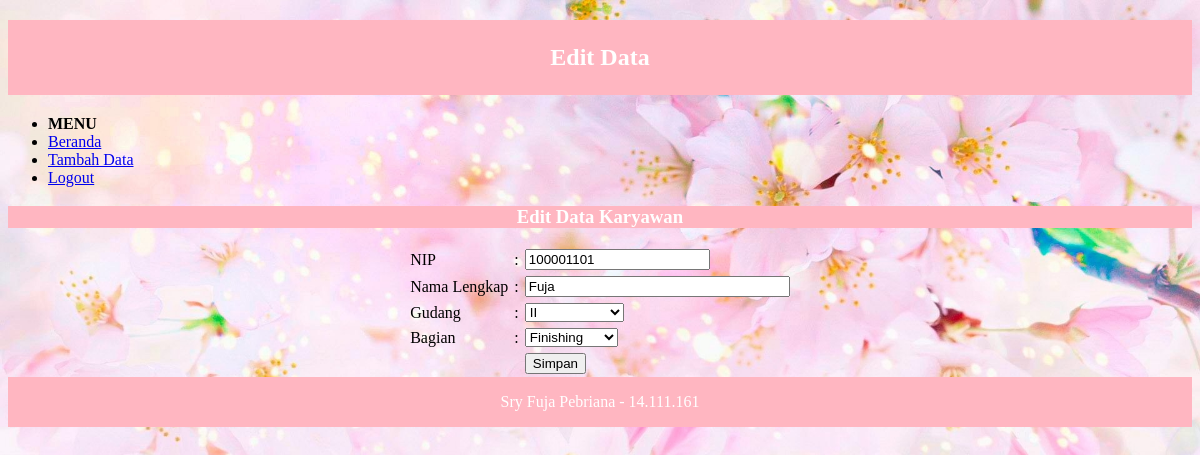
Page /karyawan/edit.php?id=1 on the committed database.
### tables this page shows
CREATE TABLE `datakaryawan` (
  `karyawan_id` int(11) NOT NULL,
  `karyawan_nip` int(20) NOT NULL,
  `karyawan_nama` varchar(20) NOT NULL,
  `karyawan_gudang` varchar(32) NOT NULL,
  `karyawan_bagian` varchar(30) NOT NULL
);

### karyawan/edit.php (the view, shortened to what this page needs)
<!DOCTYPE html>
<html>
<head>
</head>
<body>
	<h2>Edit Data</h2>
	<nav>
				<ul>
					<li><b>MENU</b></li>
					<li><a href="index.php">Beranda</a></li>
					<li><a href="tambah.php">Tambah Data</a></li>
					<li><a href="../login/logout.php">Logout</a></li>
				</ul>
			</nav>
	<h3>Edit Data Karyawan</h3>
	<?php
	$id = $_GET['id'];
	$show = mysql_query("SELECT * FROM datakaryawan WHERE karyawan_id='$id'");
	if(mysql_num_rows($show) == 0){
		echo '<script>window.history.back()</script>';
	}else{
		$data = mysql_fetch_assoc($show);
	}
	?>
	<form action="edit-proses.php" method="post">
		<table cellpadding="3" cellspacing="0" align="center">
			<tr>
				<td>NIP</td>
				<td>:</td>
				<td><input type="text" name="nip" value="<?php echo $data['karyawan_nip']; ?>" required></td>
			</tr>
			<tr>
				<td>Nama Lengkap</td>
				<td>:</td>
				<td><input type="text" name="nama" size="30" value="<?php echo $data['karyawan_nama']; ?>" required></td>
			</tr>
			<tr>
				<td>Gudang</td>
				<td>:</td>
				<td>
					<select name="gudang" required>
						<option value="II" <?php if($data['karyawan_gudang'] == 'II'){ echo 'selected'; } ?>>II</option>
					</select>
				</td>
			</tr>
			<tr>
				<td>Bagian</td>
				<td>:</td>
				<td>
					<select name="bagian" required>
						<option value="Finishing" <?php if($data['karyawan_bagian'] == 'Finishing'){ echo 'selected'; } ?>>Finishing</option>
					</select>
				</td>
			</tr>
			<tr>
				<td>&nbsp;</td>
				<td></td>
				<td><input type="submit" name="simpan" value="Simpan"></td>
			</tr>
		</table>
	</form>
	<footer>Sry Fuja Pebriana - 14.111.161</footer>
</body>
</html>

### karyawan/edit.php (style rules this page uses)
h2, footer { padding: 1em; color:#FFFFFF; background-color:#FFB6C1; clear:left; text-align :center; }
h3 { color:#FFFFFF; background-color:#FFB6C1; clear:left; text-align :center; }
body { background: url('sakura2.jpg') no-repeat scroll; background-size: 100% 100%; min-height: 700px; }

### rows in the picture
datakaryawan: nip "100001101", nama "Fuja", gudang "II", bagian "Finishing"
